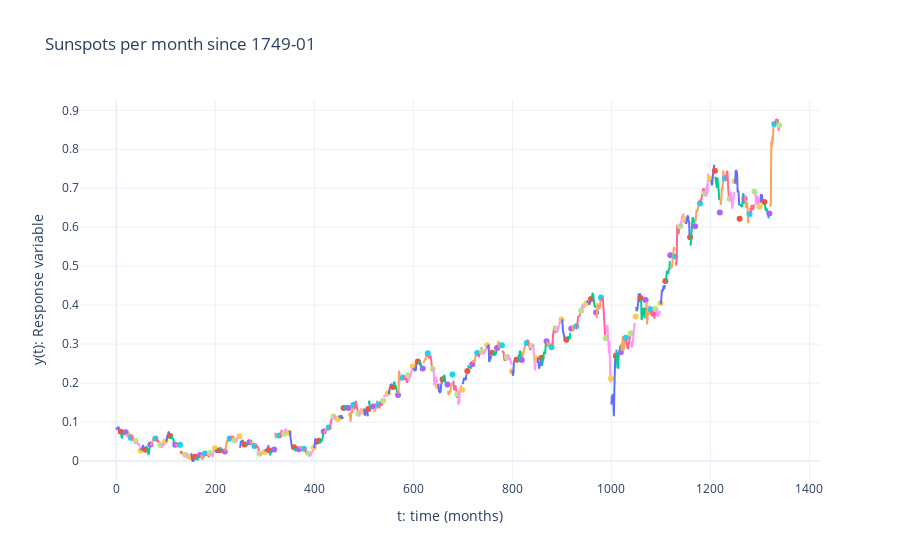

The notebook cell saved with this chart:
### Code cell
## Build list 
tmp1=[]; tmp2=[]; tmp3=[]; count=0
for i in range(0,trainX.shape[0]):
    # tmp1.append()
    tmp1.append(count+np.array([*range(0,trainX[i,:,0].shape[0])]))
    tmp1.append([count+trainX[i,:,0].shape[0]]); #print(([count+trainX[i,:,0].shape[0]]))
    # tmp1.append([count+trainX[i,:,0].shape[0]+1])
    tmp2.append(trainX[i,:,0])
    tmp2.append([trainY[i]]); #print([trainY[i]])
    # tmp2.append([trainY[i]])

    count+=trainX[i,:,0].shape[0]+1

    # print(i,trainX[i,:,0].shape)
# print(tmp1)
# print(tmp2)
plotly_line_plot(tmp1,tmp2,title="Sunspots per month since 1749-01")
